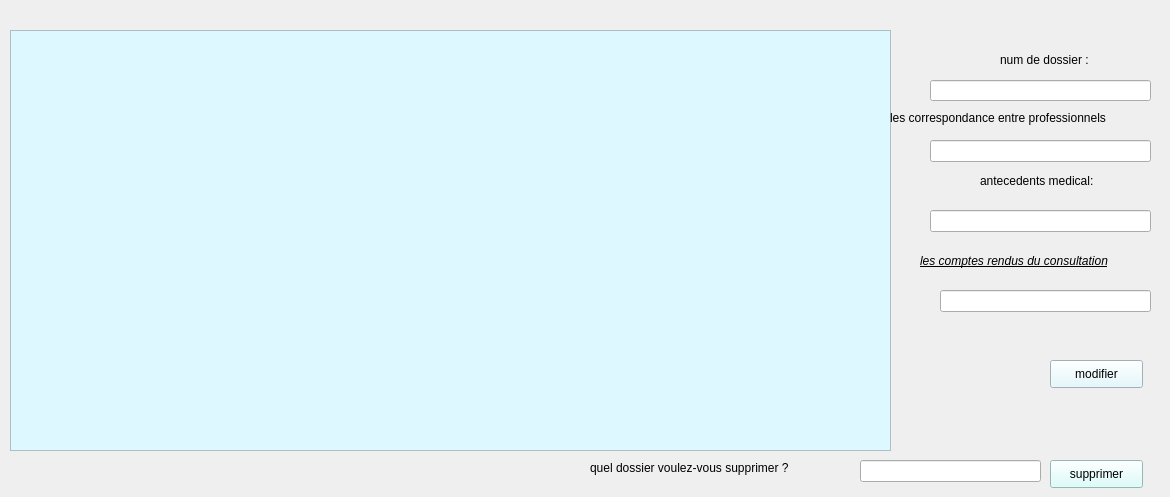
      <widget class="QWidget" name="AFFICHER_2">
       <attribute name="title">
        <string>AFFICHER</string>
       </attribute>
       <widget class="QTableView" name="table_dossier">
        <property name="geometry">
         <rect>
          <x>10</x>
          <y>30</y>
          <width>881</width>
          <height>421</height>
         </rect>
        </property>
        <property name="styleSheet">
         <string notr="true">background-color: rgb(222, 248, 255);</string>
        </property>
       </widget>
       <widget class="QLineEdit" name="linecor_4">
        <property name="geometry">
         <rect>
          <x>930</x>
          <y>140</y>
          <width>221</width>
          <height>22</height>
         </rect>
        </property>
       </widget>
       <widget class="QLabel" name="label_117">
        <property name="geometry">
         <rect>
          <x>1000</x>
          <y>50</y>
          <width>151</width>
          <height>20</height>
         </rect>
        </property>
        <property name="text">
         <string>num de dossier :</string>
        </property>
       </widget>
       <widget class="QLineEdit" name="linenum_4">
        <property name="geometry">
         <rect>
          <x>930</x>
          <y>80</y>
          <width>221</width>
          <height>21</height>
         </rect>
        </property>
       </widget>
       <widget class="QLabel" name="label_118">
        <property name="geometry">
         <rect>
          <x>980</x>
          <y>170</y>
          <width>151</width>
          <height>21</height>
         </rect>
        </property>
        <property name="text">
         <string>antecedents medical:</string>
        </property>
       </widget>
       <widget class="QLabel" name="label_119">
        <property name="geometry">
         <rect>
          <x>920</x>
          <y>240</y>
          <width>231</width>
          <height>41</height>
         </rect>
        </property>
        <property name="font">
         <font>
          <family>Arial</family>
          <pointsize>9</pointsize>
          <weight>50</weight>
          <italic>true</italic>
          <bold>false</bold>
          <underline>true</underline>
         </font>
        </property>
        <property name="text">
         <string>les comptes rendus du consultation</string>
        </property>
       </widget>
       <widget class="QLineEdit" name="linecomptes_4">
        <property name="geometry">
         <rect>
          <x>940</x>
          <y>290</y>
          <width>211</width>
          <height>22</height>
         </rect>
        </property>
       </widget>
       <widget class="QLabel" name="label_134">
        <property name="geometry">
         <rect>
          <x>890</x>
          <y>110</y>
          <width>271</width>
          <height>16</height>
         </rect>
        </property>
        <property name="text">
         <string>les correspondance entre professionnels </string>
        </property>
       </widget>
       <widget class="QLineEdit" name="lineantec_4">
        <property name="geometry">
         <rect>
          <x>930</x>
          <y>210</y>
          <width>221</width>
          <height>22</height>
         </rect>
        </property>
       </widget>
       <widget class="QPushButton" name="pushButton_mod_4">
        <property name="geometry">
         <rect>
          <x>1050</x>
          <y>360</y>
          <width>93</width>
          <height>28</height>
         </rect>
        </property>
        <property name="styleSheet">
         <string notr="true">background-color: rgb(222, 248, 255);</string>
        </property>
        <property name="text">
         <string>modifier</string>
        </property>
       </widget>
       <widget class="QLineEdit" name="lineEdit_supp_3">
        <property name="geometry">
         <rect>
          <x>860</x>
          <y>460</y>
          <width>181</width>
          <height>22</height>
         </rect>
        </property>
       </widget>
       <widget class="QPushButton" name="pushButton_supprimer_2">
        <property name="geometry">
         <rect>
          <x>1050</x>
          <y>460</y>
          <width>93</width>
          <height>28</height>
         </rect>
        </property>
        <property name="styleSheet">
         <string notr="true">background-color: rgb(210, 255, 252);</string>
        </property>
        <property name="text">
         <string>supprimer</string>
        </property>
       </widget>
       <widget class="QLabel" name="label_120">
        <property name="geometry">
         <rect>
          <x>590</x>
          <y>460</y>
          <width>251</width>
          <height>16</height>
         </rect>
        </property>
        <property name="text">
         <string>quel dossier voulez-vous supprimer ?</string>
        </property>
       </widget>
       <widget class="QLabel" name="label_121">
        <property name="geometry">
         <rect>
          <x>830</x>
          <y>400</y>
          <width>61</width>
          <height>51</height>
         </rect>
        </property>
        <property name="text">
         <string/>
        </property>
        <property name="pixmap">
         <pixmap>:/Downloads/dos.png</pixmap>
        </property>
        <property name="scaledContents">
         <bool>true</bool>
        </property>
       </widget>
      </widget>
